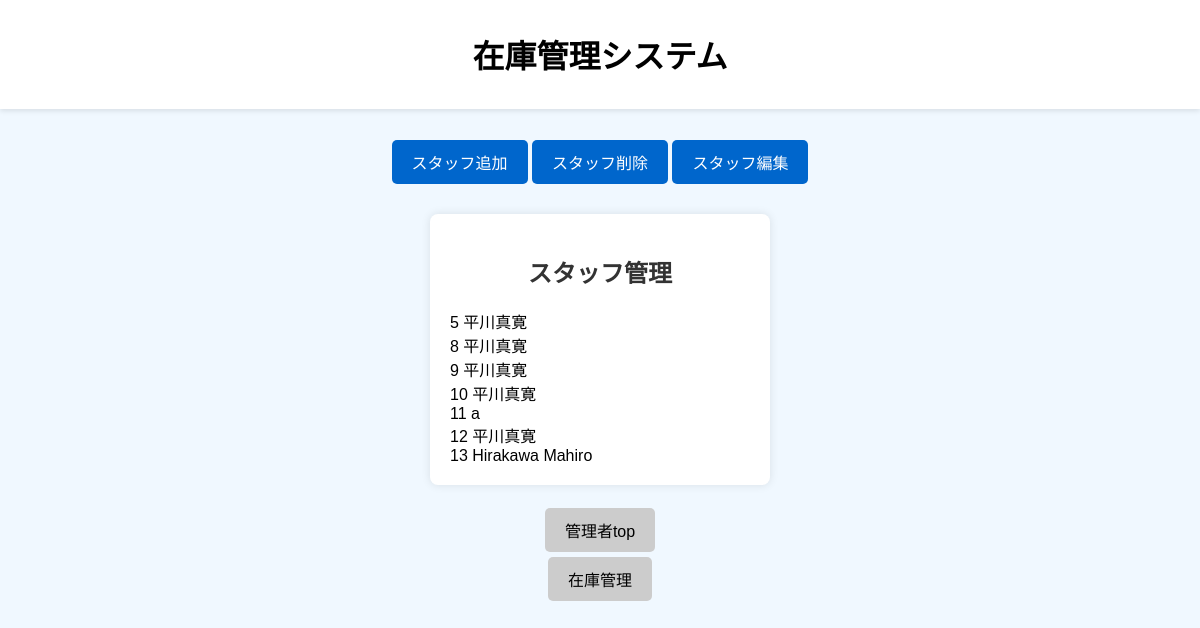
Before: /s_admin_top.php with the older database file.
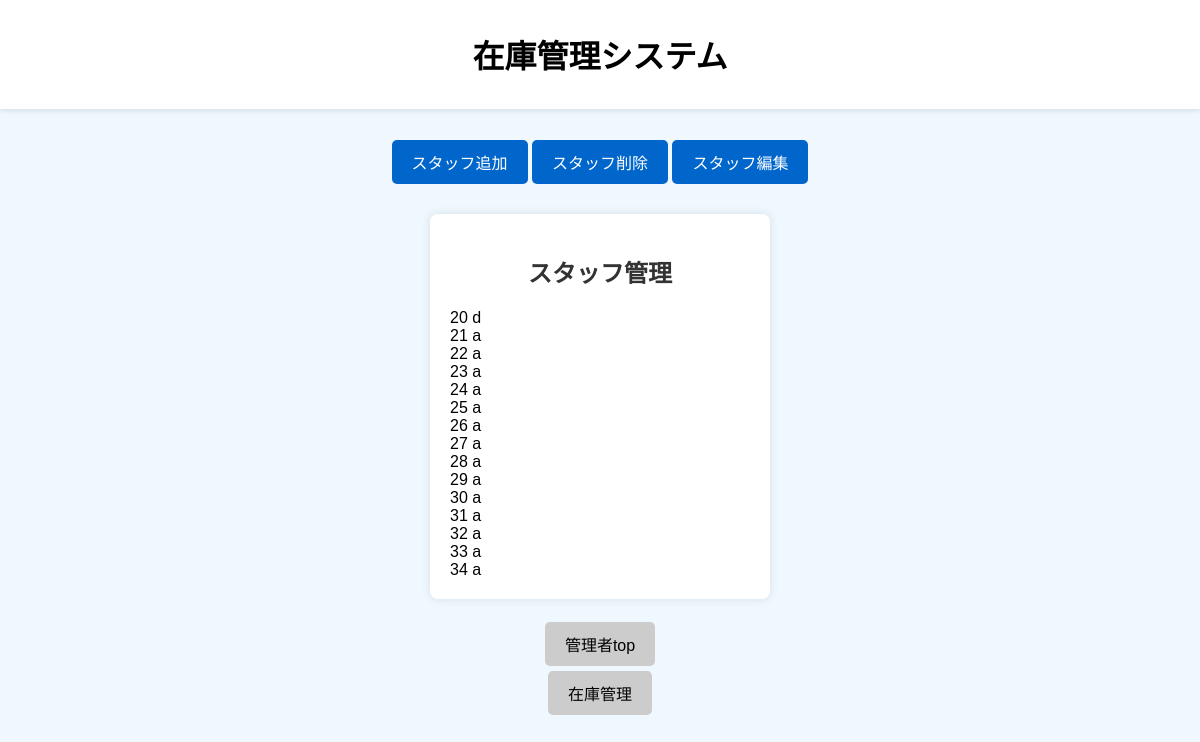
After: the same page with the newer database file.
### htdocs/db.php (called while the page is built, shortened)
<?php
function h($var) {
  if (is_array($var)) {
    return array_map('h', $var);
  } else {
    return htmlspecialchars($var, ENT_QUOTES, 'UTF-8');
  }
}

### htdocs/s_admin_top.php (the view, shortened to what this page needs)
<!DOCTYPE html>
<html>
    <head>
    </head>
    <body>
		<link rel="stylesheet" href="style.css">
		<div class="header">
			<h1>在庫管理システム<h1>
		</div>
		<div class="link">
			<a href="staff_add.php"class=nav>スタッフ追加</a>
			<a href="staff_delete.php"class=nav>スタッフ削除</a>
			<a href="staff_edit.php"class=nav>スタッフ編集</a>
		</div>
		<div class="formtop">
			<?php
				require 'db.php';
				try
						{
						$db = new PDO($dsn, $dbUser, $dbPass);
						$db->setAttribute(PDO::ATTR_EMULATE_PREPARES, false);
						$db->setAttribute(PDO::ATTR_ERRMODE, PDO::ERRMODE_EXCEPTION);
						$sql='SELECT * FROM 管理者情報管理';
						$stmt=$db->prepare($sql);
						$stmt->execute();
						print '<h2>スタッフ管理</h2>';
						$count = $stmt -> rowCount();
						for ($i = 0; $i < $count; $i++)
						{
							$rec=$stmt->fetch(PDO::FETCH_ASSOC);
							print h($rec['code']).' ';
							print h($rec['name']).' ';
							print '<br />';
						}
						}
						catch (Exception $e)
						{
							echo 'エラーが発生しました。内容: ' . h($e->getMessage());
							exit();
						}
				?>
			</div>
			<input type="hidden" name="code" value="<?php print $s_code; ?>"><br />
			<a href="admin_top.php"class=tra>管理者top</a>
			<a href="p_admin_top.php"class=tra>在庫管理</a>
    </body>
    </html>

Changed rows visible on the page:
removed 管理者情報管理: code "5", name "平川真寛"
removed 管理者情報管理: code "8", name "平川真寛"
removed 管理者情報管理: code "9", name "平川真寛"
removed 管理者情報管理: code "10", name "平川真寛"
removed 管理者情報管理: code "11", name "a"
removed 管理者情報管理: code "12", name "平川真寛"
removed 管理者情報管理: code "13", name "Hirakawa Mahiro"
added 管理者情報管理: code "20", name "d"
added 管理者情報管理: code "21", name "a"
added 管理者情報管理: code "22", name "a"
added 管理者情報管理: code "23", name "a"
added 管理者情報管理: code "24", name "a"
added 管理者情報管理: code "25", name "a"
added 管理者情報管理: code "26", name "a"
added 管理者情報管理: code "27", name "a"
added 管理者情報管理: code "28", name "a"
added 管理者情報管理: code "29", name "a"
added 管理者情報管理: code "30", name "a"
added 管理者情報管理: code "31", name "a"
added 管理者情報管理: code "32", name "a"
added 管理者情報管理: code "33", name "a"
added 管理者情報管理: code "34", name "a"
